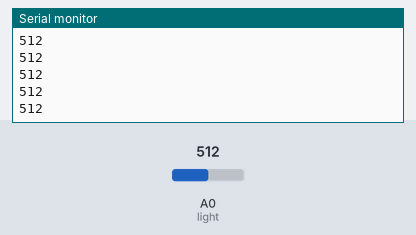
This sketch was run on a simulated Arduino Nano, built with avr-gcc and run on an emulated ATmega328P. Parts: the last lines printed to the serial monitor. The inputs (shaded band) are chosen by the test bench; at power-on: A0 (light) = 512.

Above: at 1.2 s.
1.3 s: A0 (light) set to 716
At 2.0 s:
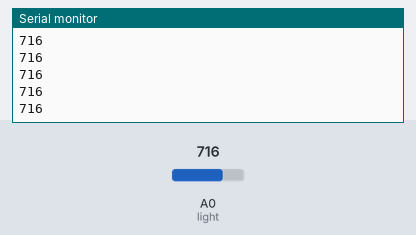
2.8 s: A0 (light) set to 900
At 3.5 s:
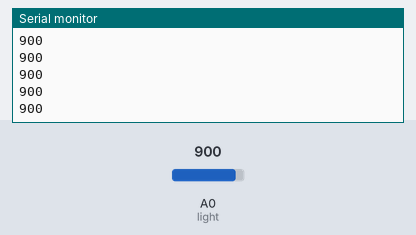
Timing chart, 0 to 5.8 s (numbered marks = the images above; inputs shaded):
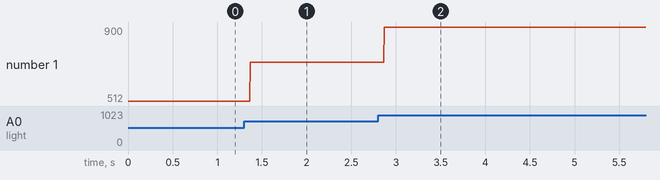

The sketch:

Project_20_1.ino
```cpp
/*
  keyestudio Nano Inventor Starter Kit
  Project 20.1 Light Pillar
  http://www.keyestudio.com
*/
int light = A0;
void setup(){
 Serial.begin(9600);
}

void loop(){
  int val = analogRead(light);
  Serial.println(val);
}  
```

Measured:
- after the input at 1.3 s, the serial monitor: prints a new line after 0.07 s (image 1)
- after the input at 2.8 s, the serial monitor: prints a new line after 0.07 s (image 2)
- plotted number 1: 512 → 716 after the input at 1.3 s, 716 → 900 after the input at 2.8 s
